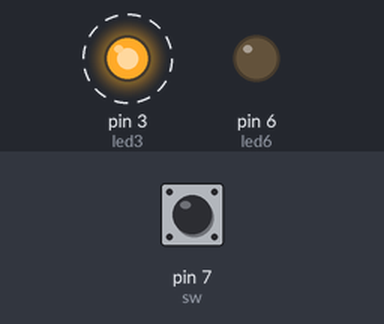
Bench run of a sketch on a simulated Arduino Uno, built with avr-gcc and run on an emulated ATmega328P. On the bench: output pins drawn as LEDs (lit = HIGH). Dashed ring = blinking. Inputs (shaded band) come from the test bench; at power-on: pin 7 (sw) LOW.

Above: at 1.2 s.
1.3 s: pin 7 (sw) pulled HIGH for 3.2 s
At 1.44 s:
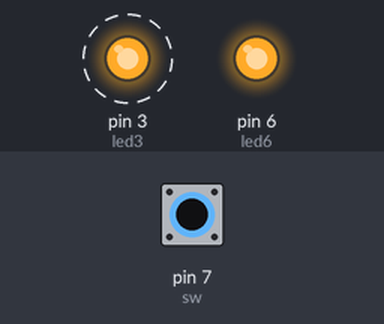
Timing chart, 0 to 12.0 s (numbered marks = the images above; inputs shaded):
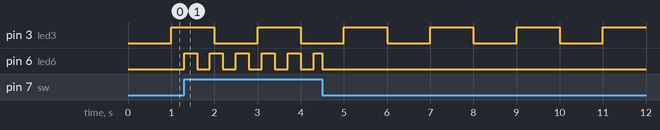

The sketch:

LAB1B.2.ino
```cpp
// Pin assignments
const int led3 = 3;  // Always blinking LED
const int led6 = 6;  // LED controlled by switch
const int sw   = 7;  // Switch pin

// Timing variables for LED3 blinking
unsigned long previousMillis3 = 0;
const long interval3 = 1000; // 1 second blink
bool led3State = LOW;

// Timing variables for LED6 (switch-controlled blink)
unsigned long previousMillis6 = 0;
const long interval6 = 300; // 300 ms blink
bool led6State = LOW;

void setup() {
  pinMode(led3, OUTPUT);
  pinMode(led6, OUTPUT);
  pinMode(sw, INPUT);
}

void loop() {
  unsigned long currentMillis = millis();

  // --- LED3: Blinks constantly ---
  if (currentMillis - previousMillis3 >= interval3) {
    previousMillis3 = currentMillis;
    led3State = !led3State; // toggle state
    digitalWrite(led3, led3State);
  }

  // --- LED6: Blinks only when switch is pressed ---
  if (digitalRead(sw) == HIGH) {
    if (currentMillis - previousMillis6 >= interval6) {
      previousMillis6 = currentMillis;
      led6State = !led6State; // toggle state
      digitalWrite(led6, led6State);
    }
  } else {
    // If switch is off, keep LED6 off
    led6State = LOW;
    digitalWrite(led6, led6State);
  }
}
```

Measured:
- after the input at 1.3 s, pin 6 (led6): goes 5 × (HIGH 0.30 s, LOW 0.30 s), HIGH 0.20 s, then LOW, starting at once
- by itself, pin 3 (led3): alternates HIGH for 1.0 s and LOW for 1.0 s
